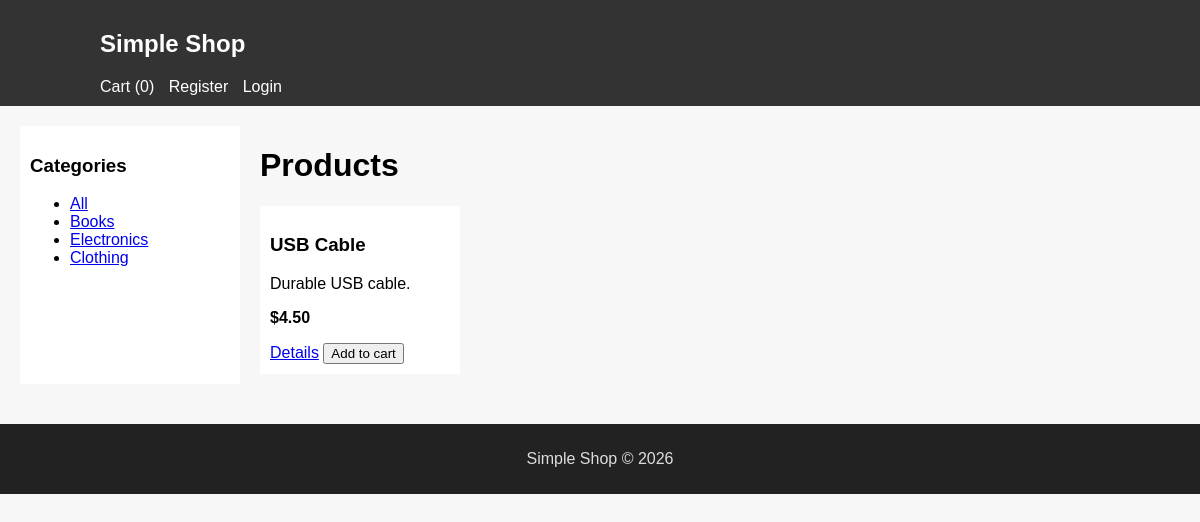
/?cat=2, run on the app's committed database.
### tables this page shows
CREATE TABLE `product_categories` (
  `id` INT AUTO_INCREMENT PRIMARY KEY,
  `name` VARCHAR(100) NOT NULL
);

CREATE TABLE `product` (
  `id` INT AUTO_INCREMENT PRIMARY KEY,
  `name` VARCHAR(255) NOT NULL,
  `description` TEXT,
  `price` DECIMAL(10,2) NOT NULL DEFAULT 0.00,
  `category_id` INT DEFAULT NULL,
  `image` VARCHAR(255) DEFAULT NULL,
  FOREIGN KEY (category_id) REFERENCES product_categories(id) ON DELETE SET NULL
);

### public/index.php (the view, shortened to what this page needs)
<?php
$pdo = $GLOBALS['pdo'];
$cats = $pdo->query('SELECT * FROM product_categories')->fetchAll();
$cat_id = isset($_GET['cat']) ? (int)$_GET['cat'] : null;
if ($cat_id) {
    $stmt = $pdo->prepare('SELECT * FROM product WHERE category_id = ?');
    $stmt->execute([$cat_id]);
    $products = $stmt->fetchAll();
} else {
    $products = $pdo->query('SELECT * FROM product')->fetchAll();
}
?>
<!doctype html>
<html>
<head>
  <link rel="stylesheet" href="/assets/style.css">
</head>
<body>
<?php include __DIR__ . '/../includes/header.php'; ?>
<div class="container">
  <aside class="sidebar">
    <h3>Categories</h3>
    <ul>
      <li><a href="/">All</a></li>
      <?php foreach ($cats as $c): ?>
        <li><a href="/?cat=<?=$c['id']?>"><?=htmlspecialchars($c['name'])?></a></li>
      <?php endforeach; ?>
    </ul>
  </aside>
  <main>
    <h1>Products</h1>
    <div class="products">
      <?php foreach ($products as $p): ?>
        <div class="product">
          <h3><?=htmlspecialchars($p['name'])?></h3>
          <p><?=htmlspecialchars($p['description'])?></p>
          <p><strong>$<?=number_format($p['price'],2)?></strong></p>
          <a href="/product.php?id=<?=$p['id']?>">Details</a>
          <form method="post" action="/cart.php" style="display:inline">
            <button type="submit">Add to cart</button>
          </form>
        </div>
      <?php endforeach; ?>
    </div>
  </main>
</div>
<?php include __DIR__ . '/../includes/footer.php'; ?>
</body>
</html>

### public/assets/style.css (style rules this page uses)
body { font-family:Arial,Helvetica,sans-serif;margin:0;padding:0;background:#f7f7f7 }
.container { display:flex;gap:20px;padding:20px }
.sidebar { width:200px;background:#fff;padding:10px }
.product { background:#fff;padding:10px;margin-bottom:10px }
.products { display:grid;grid-template-columns:repeat(auto-fill,minmax(200px,1fr));gap:10px }

### data on the page
product_categories: name "Books"
product_categories: name "Electronics"
product_categories: name "Clothing"
product: name "USB Cable", description "Durable USB cable.", price "4.50"

### other printed values
cart_count() "0"
